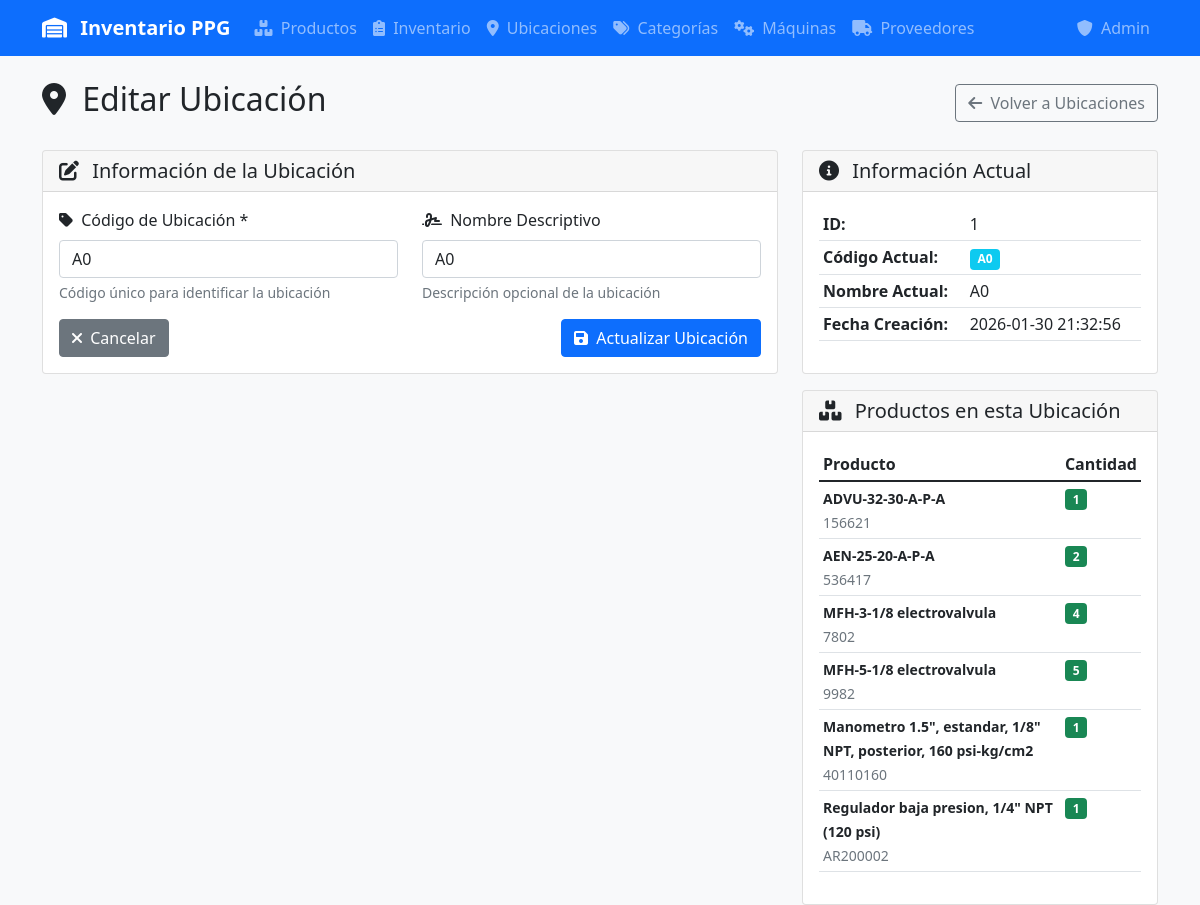
The page /ubicacion/editar/1 on the database as committed earlier.
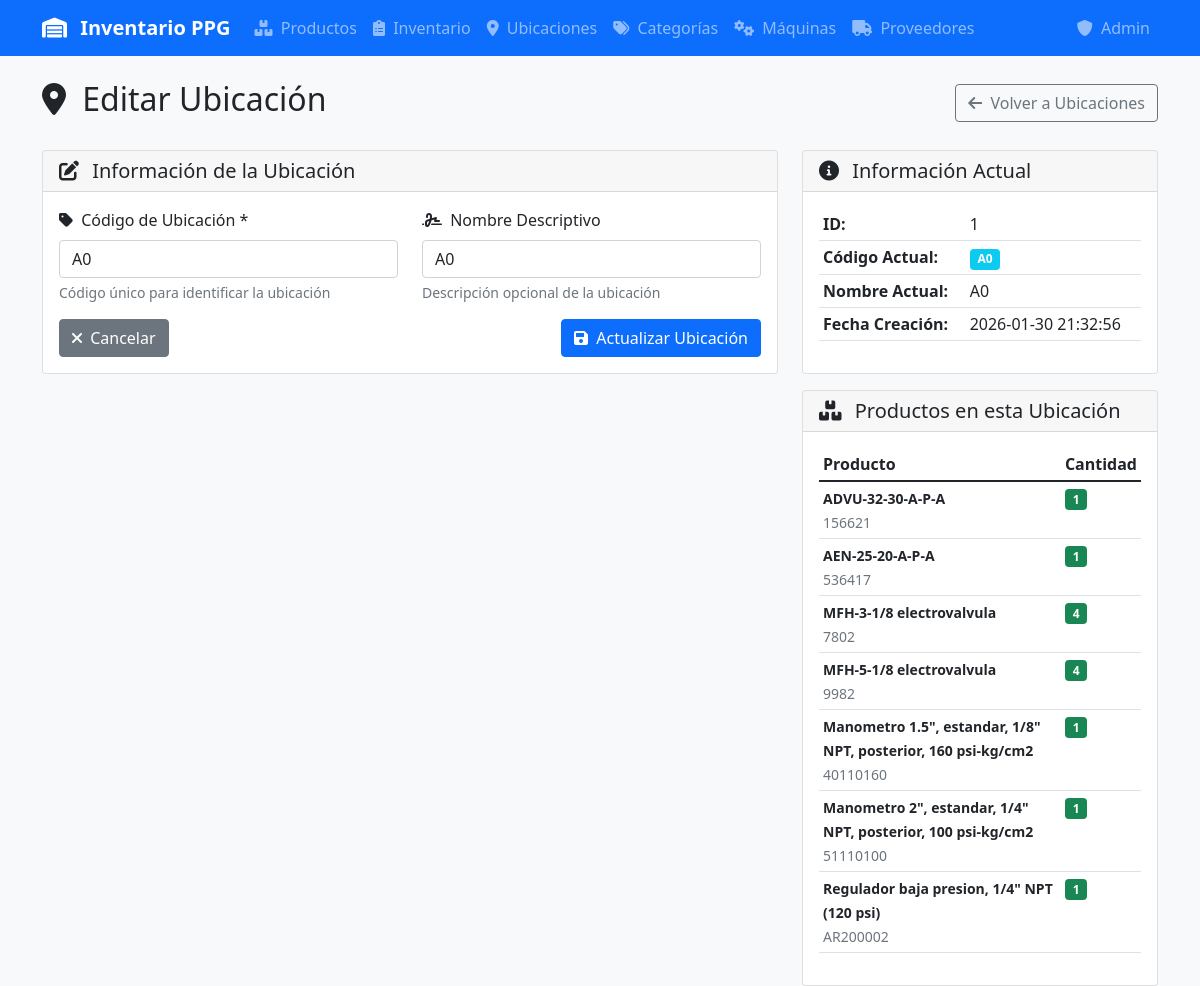
The same page on the database as committed later.
### tables this page shows
CREATE TABLE ubicaciones (
            id INTEGER PRIMARY KEY AUTOINCREMENT,
            codigo TEXT UNIQUE NOT NULL,
            nombre TEXT NOT NULL,
            descripcion TEXT,
            empresa TEXT DEFAULT 'PPG',
            area TEXT DEFAULT 'Oficinas',
            nivel TEXT DEFAULT 'Planta Alta',
            seccion TEXT DEFAULT 'Anaquel Refacciones Maq Cepillo'
        , fecha_creacion TIMESTAMP, fecha_actualizacion TIMESTAMP);

CREATE TABLE inventario (
            id INTEGER PRIMARY KEY AUTOINCREMENT,
            producto_id INTEGER NOT NULL,
            ubicacion_id INTEGER NOT NULL,
            cantidad INTEGER NOT NULL DEFAULT 0,
            fecha_actualizacion DATETIME DEFAULT CURRENT_TIMESTAMP,
            FOREIGN KEY (producto_id) REFERENCES productos (id),
            FOREIGN KEY (ubicacion_id) REFERENCES ubicaciones (id),
            UNIQUE(producto_id, ubicacion_id)
        );

CREATE TABLE productos (
            id INTEGER PRIMARY KEY,
            descripcion TEXT NOT NULL,
            codigo TEXT UNIQUE,
            categoria_id INTEGER,
            subcategoria_id INTEGER,
            marca_id INTEGER,
            notas TEXT,
            cantidad_requerida INTEGER DEFAULT 1,
            maquina_id INTEGER,
            fecha_creacion DATETIME DEFAULT CURRENT_TIMESTAMP,
            fecha_actualizacion DATETIME DEFAULT CURRENT_TIMESTAMP, proveedor_id INTEGER REFERENCES proveedores(id),
            FOREIGN KEY (categoria_id) REFERENCES categorias (id),
            FOREIGN KEY (subcategoria_id) REFERENCES subcategorias (id),
            FOREIGN KEY (marca_id) REFERENCES marcas (id),
            FOREIGN KEY (maquina_id) REFERENCES maquinas (id)
        );

### app.py (the view)
@app.route('/ubicacion/editar/<int:id>')
def editar_ubicacion(id):
    conn = get_db_connection()
    ubicacion = conn.execute('SELECT * FROM ubicaciones WHERE id = ?', (id,)).fetchone()
    if not ubicacion:
        flash('Ubicación no encontrada', 'error')
        return redirect(url_for('ubicaciones'))
    productos = conn.execute('''
        SELECT p.id, p.descripcion, p.codigo, i.cantidad
        FROM inventario i
        JOIN productos p ON i.producto_id = p.id
        WHERE i.ubicacion_id = ?
        ORDER BY p.descripcion
    ''', (id,)).fetchall()
    conn.close()
    return render_template('ubicacion_form.html', ubicacion=ubicacion, productos=productos)

### app.py (called while the page is built)
def get_db_connection():
    conn = sqlite3.connect(DATABASE, timeout=20.0)
    conn.row_factory = sqlite3.Row
    conn.execute('PRAGMA journal_mode=WAL')  # Better concurrent access
    conn.execute('PRAGMA busy_timeout=20000')  # 20 second timeout
    conn.execute('PRAGMA synchronous=NORMAL')  # Faster writes
    conn.execute('PRAGMA cache_size=10000')  # Larger cache
    conn.execute('PRAGMA temp_store=MEMORY')  # Use memory for temp tables
    return conn

### templates/ubicacion_form.html (shortened to what this page needs)
{% extends "base.html" %}
{% block content %}
<div class="d-flex justify-content-between align-items-center mb-4">
    <h2>
        <i class="fas fa-map-marker-alt me-2"></i>
        {% if ubicacion %}Editar Ubicación{% else %}Nueva Ubicación{% endif %}
    </h2>
    <a href="{{ url_for('ubicaciones') }}" class="btn btn-outline-secondary">
        <i class="fas fa-arrow-left me-1"></i>
        Volver a Ubicaciones
    </a>
</div>
<div class="row">
    <div class="col-md-8">
        <div class="card">
            <div class="card-header">
                <h5 class="mb-0">
                    <i class="fas fa-edit me-2"></i>
                    Información de la Ubicación
                </h5>
            </div>
            <div class="card-body">
                <form method="POST" action="{{ url_for('guardar_ubicacion') }}">
                    <div class="row">
                        <div class="col-md-6">
                            <div class="mb-3">
                                <label for="codigo" class="form-label">
                                    <i class="fas fa-tag me-1"></i>
                                    Código de Ubicación *
                                </label>
                                <input type="text" class="form-control" id="codigo" name="codigo"
                                       value="{{ ubicacion.codigo if ubicacion else '' }}"
                                       placeholder="Ej: A1, B2, C3..." required>
                                <div class="form-text">Código único para identificar la ubicación</div>
                            </div>
                        </div>
                        <div class="col-md-6">
                            <div class="mb-3">
                                <label for="nombre" class="form-label">
                                    <i class="fas fa-signature me-1"></i>
                                    Nombre Descriptivo
                                </label>
                                <input type="text" class="form-control" id="nombre" name="nombre"
                                       value="{{ ubicacion.nombre if ubicacion else '' }}"
                                       placeholder="Ej: Estante A - Nivel 1">
                                <div class="form-text">Descripción opcional de la ubicación</div>
                            </div>
                        </div>
                    </div>
                    <div class="d-flex justify-content-between">
                        <a href="{{ url_for('ubicaciones') }}" class="btn btn-secondary">
                            <i class="fas fa-times me-1"></i>
                            Cancelar
                        </a>
                        <button type="submit" class="btn btn-primary">
                            <i class="fas fa-save me-1"></i>
                            {% if ubicacion %}Actualizar Ubicación{% else %}Crear Ubicación{% endif %}
                        </button>
                    </div>
                </form>
            </div>
        </div>
    </div>
    <div class="col-md-4">
        {% if ubicacion %}
        <div class="card">
            <div class="card-header">
                <h5 class="mb-0">
                    <i class="fas fa-info-circle me-2"></i>
                    Información Actual
                </h5>
            </div>
            <div class="card-body">
                <table class="table table-sm">
                    <tr>
                        <td><strong>ID:</strong></td>
                        <td>{{ ubicacion.id }}</td>
                    </tr>
                    <tr>
                        <td><strong>Código Actual:</strong></td>
                        <td><span class="badge bg-info">{{ ubicacion.codigo }}</span></td>
                    </tr>
                    <tr>
                        <td><strong>Nombre Actual:</strong></td>
                        <td>{{ ubicacion.nombre or 'Sin nombre' }}</td>
                    </tr>
                    <tr>
                        <td><strong>Fecha Creación:</strong></td>
                        <td>{{ ubicacion.fecha_creacion or 'N/A' }}</td>
                    </tr>
                </table>
            </div>
        </div>
        {% if productos %}
        <div class="card mt-3">
            <div class="card-header">
                <h5 class="mb-0">
                    <i class="fas fa-boxes me-2"></i>
                    Productos en esta Ubicación
                </h5>
            </div>
            <div class="card-body">
                {% if productos %}
                <div class="table-responsive">
                    <table class="table table-sm">
                        <thead>
                            <tr>
                                <th>Producto</th>
                                <th>Cantidad</th>
                            </tr>
                        </thead>
                        <tbody>
                            {% for producto in productos %}
                            <tr>
                                <td>
                                    <small><strong>{{ producto.descripcion }}</strong></small>
                                    {% if producto.codigo %}
                                    <br><small class="text-muted">{{ producto.codigo }}</small>
                                    {% endif %}
                                </td>
                                <td>
                                    <span class="badge bg-success">{{ producto.cantidad }}</span>
                                </td>
                            </tr>
                            {% endfor %}
                        </tbody>
                    </table>
                </div>
                {% else %}
                <div class="text-center text-muted">
                    <i class="fas fa-box-open fa-2x mb-2"></i>
                    <p>Sin productos almacenados</p>
                </div>
                {% endif %}
            </div>
        </div>
        {% endif %}
        {% endif %}
    </div>
</div>
{% endblock %}

### templates/base.html (shortened to what this page needs)
<!DOCTYPE html>
<html lang="es">
<head>
    <link href="https://cdn.jsdelivr.net/npm/bootstrap@5.1.3/dist/css/bootstrap.min.css" rel="stylesheet">
    <link href="https://cdnjs.cloudflare.com/ajax/libs/font-awesome/6.0.0/css/all.min.css" rel="stylesheet">
</head>
<body class="bg-light">
    <nav class="navbar navbar-expand-lg navbar-dark bg-primary">
        <div class="container">
            <a class="navbar-brand" href="{{ url_for('productos') }}">
                <i class="fas fa-warehouse me-2"></i>
                Inventario PPG
            </a>
            <div class="collapse navbar-collapse" id="navbarNav">
                <ul class="navbar-nav me-auto">
                    <li class="nav-item">
                        <a class="nav-link {{ 'active' if request.endpoint == 'productos' }}" href="{{ url_for('productos') }}">
                            <i class="fas fa-boxes me-1"></i>
                            Productos
                        </a>
                    </li>
                    <li class="nav-item">
                        <a class="nav-link {{ 'active' if request.endpoint == 'inventario' }}" href="{{ url_for('inventario') }}">
                            <i class="fas fa-clipboard-list me-1"></i>
                            Inventario
                        </a>
                    </li>
                    <li class="nav-item">
                        <a class="nav-link {{ 'active' if request.endpoint == 'ubicaciones' }}" href="{{ url_for('ubicaciones') }}">
                            <i class="fas fa-map-marker-alt me-1"></i>
                            Ubicaciones
                        </a>
                    </li>
                    <li class="nav-item">
                        <a class="nav-link {{ 'active' if request.endpoint == 'categorias' }}" href="{{ url_for('categorias') }}">
                            <i class="fas fa-tags me-1"></i>
                            Categorías
                        </a>
                    </li>
                    <li class="nav-item">
                        <a class="nav-link {{ 'active' if request.endpoint == 'maquinas' }}" href="{{ url_for('maquinas') }}">
                            <i class="fas fa-cogs me-1"></i>
                            Máquinas
                        </a>
                    </li>
                    <li class="nav-item">
                        <a class="nav-link {{ 'active' if request.endpoint == 'proveedores' }}" href="{{ url_for('proveedores') }}">
                            <i class="fas fa-truck me-1"></i>
                            Proveedores
                        </a>
                    </li>
                </ul>
                <ul class="navbar-nav">
                    {% if session.admin_username %}
                    <li class="nav-item dropdown">
                        <a class="nav-link dropdown-toggle" href="#" id="adminDropdown" role="button" data-bs-toggle="dropdown">
                            <i class="fas fa-shield-alt me-1"></i>
                            {{ session.admin_username }}
                        </a>
                        <ul class="dropdown-menu">
                            <li><a class="dropdown-item" href="{{ url_for('admin_logs') }}">
                                <i class="fas fa-history me-2"></i>Ver Logs
                            </a></li>
                            <li><hr class="dropdown-divider"></li>
                            <li><h6 class="dropdown-header">Respaldos</h6></li>
                            <li><a class="dropdown-item" href="{{ url_for('descargar_backup') }}">
                                <i class="fas fa-download me-2"></i>Descargar Backup
                            </a></li>
                            <li><a class="dropdown-item" href="#" data-bs-toggle="modal" data-bs-target="#restaurarBackupModal">
                                <i class="fas fa-upload me-2"></i>Restaurar Backup
                            </a></li>
                            <li><hr class="dropdown-divider"></li>
                            <li><a class="dropdown-item" href="{{ url_for('admin_logout') }}">
                                <i class="fas fa-sign-out-alt me-2"></i>Cerrar Sesión
                            </a></li>
                        </ul>
                    </li>
                    {% else %}
                    <li class="nav-item">
                        <a class="nav-link" href="{{ url_for('admin_login') }}">
                            <i class="fas fa-shield-alt me-1"></i>
                            Admin
                        </a>
                    </li>
                    {% endif %}
                </ul>
            </div>
        </div>
    </nav>
    <div class="container mt-4">
        {% block content %}{% endblock %}
    </div>
</body>
</html>

### templates/base.html (style rules this page uses)
.navbar-brand { font-weight: bold; }
.table-responsive { border-radius: 0.5rem; overflow: hidden; }

Rows that differ between the two databases and show on the page:
changed inventario "AEN-25-20-A-P-A": cantidad "2" → "1"
changed inventario "MFH-5-1/8 electrovalvula": cantidad "5" → "4"
added inventario: descripcion "Manometro 2\", estandar, 1/4\" NPT, posterior, 100 psi-kg/cm2", codigo "51110100", cantidad "1"
